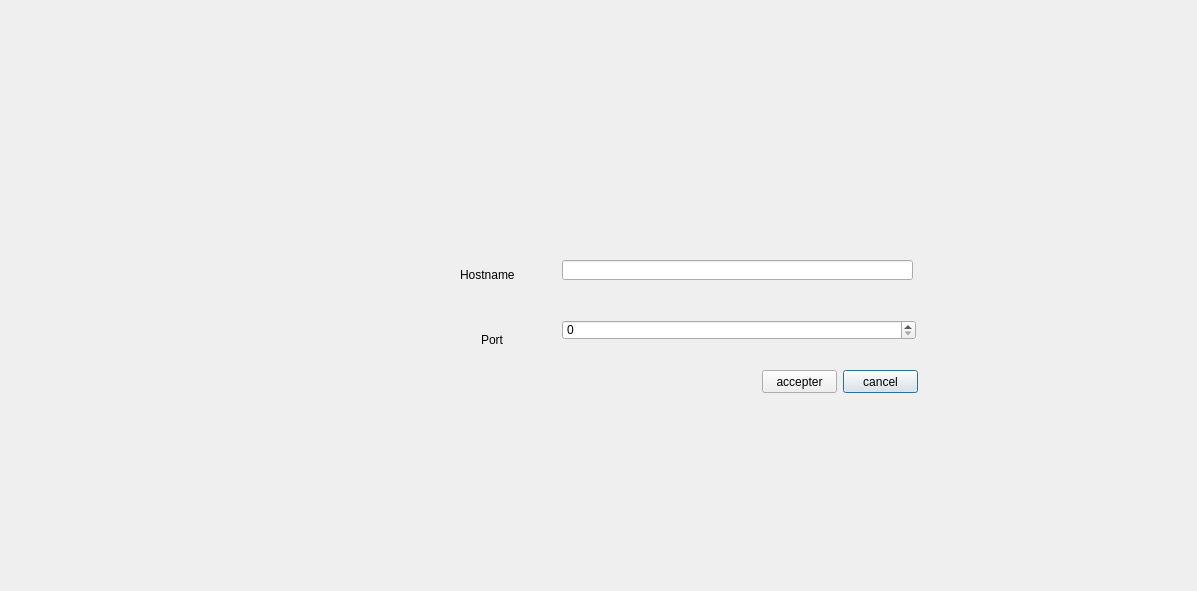
<?xml version="1.0" encoding="UTF-8"?>
<ui version="4.0">
 <class>DuMessengerConnectionDialog</class>
 <widget class="QDialog" name="DuMessengerConnectionDialog">
  <property name="geometry">
   <rect>
    <x>0</x>
    <y>0</y>
    <width>1197</width>
    <height>591</height>
   </rect>
  </property>
  <property name="windowTitle">
   <string>Dialog</string>
  </property>
  <widget class="QLineEdit" name="hostname">
   <property name="geometry">
    <rect>
     <x>562</x>
     <y>260</y>
     <width>351</width>
     <height>20</height>
    </rect>
   </property>
  </widget>
  <widget class="QPushButton" name="pb_cancel">
   <property name="geometry">
    <rect>
     <x>843</x>
     <y>370</y>
     <width>75</width>
     <height>23</height>
    </rect>
   </property>
   <property name="text">
    <string>cancel</string>
   </property>
  </widget>
  <widget class="QSpinBox" name="port">
   <property name="geometry">
    <rect>
     <x>562</x>
     <y>320</y>
     <width>354</width>
     <height>20</height>
    </rect>
   </property>
   <property name="maximum">
    <number>999999999</number>
   </property>
  </widget>
  <widget class="QLabel" name="label_2">
   <property name="geometry">
    <rect>
     <x>460</x>
     <y>260</y>
     <width>71</width>
     <height>30</height>
    </rect>
   </property>
   <property name="text">
    <string>Hostname</string>
   </property>
  </widget>
  <widget class="QPushButton" name="pb_accepter">
   <property name="geometry">
    <rect>
     <x>762</x>
     <y>370</y>
     <width>75</width>
     <height>23</height>
    </rect>
   </property>
   <property name="text">
    <string>accepter</string>
   </property>
  </widget>
  <widget class="QLabel" name="label">
   <property name="geometry">
    <rect>
     <x>481</x>
     <y>330</y>
     <width>51</width>
     <height>20</height>
    </rect>
   </property>
   <property name="text">
    <string>Port</string>
   </property>
  </widget>
 </widget>
 <resources/>
 <connections/>
</ui>
